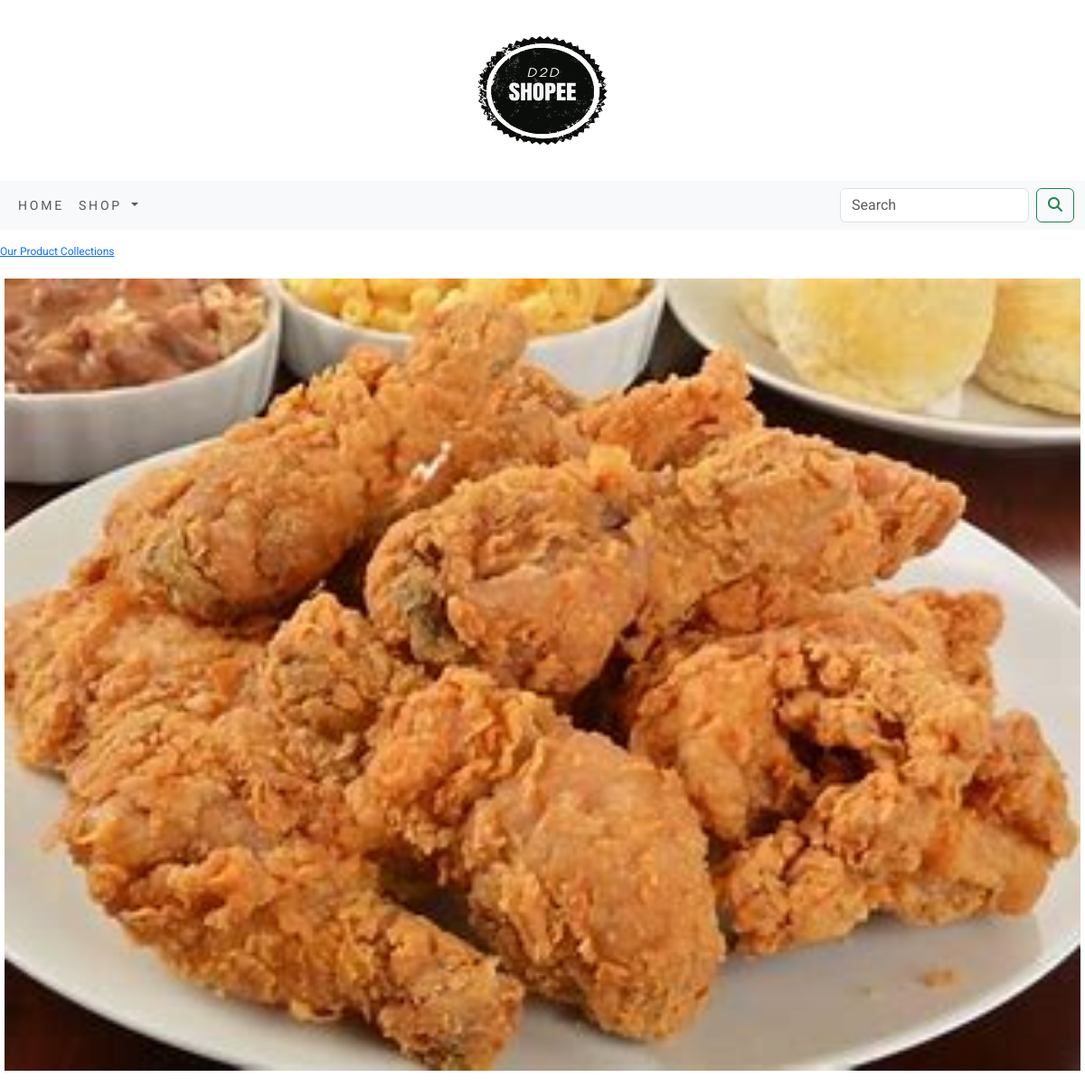
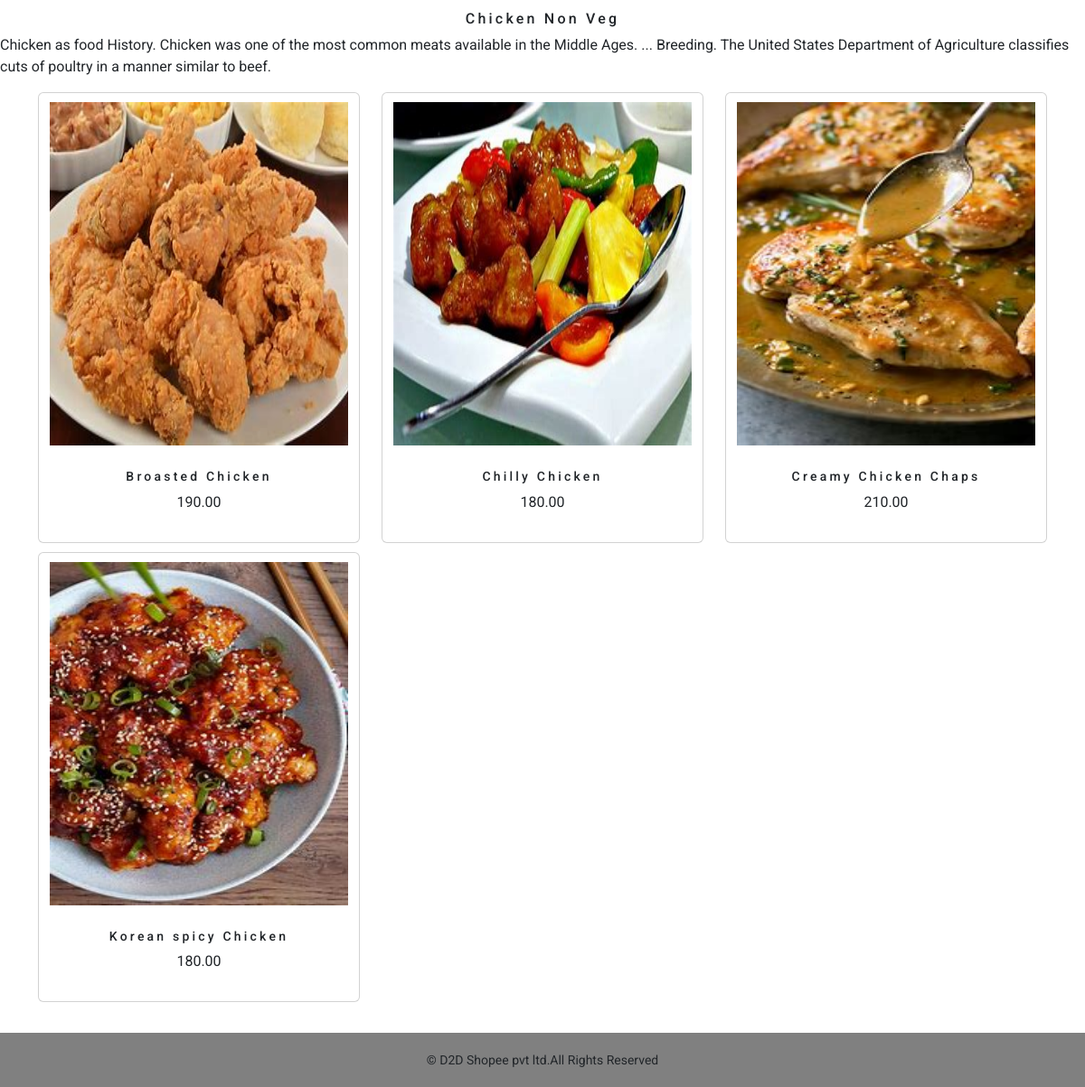
Page /chicken-non-veg on the committed database (2 pictures, top to bottom).
### E_shop/models.py (models this page shows, shortened)
class Category(models.Model):
    name=models.CharField(max_length=250,unique=True)
    slug=models.SlugField(max_length=250,unique=True)
    description=models.TextField(blank=True)
    image=models.ImageField(upload_to='category',blank=True)
    class Meta:
        ordering=('name',)
        verbose_name='category'
        verbose_name_plural='categories'
    def get_url(self):
        return reverse('E_shop:products_by_category', args=[self.slug])

class Product(models.Model):
    name=models.CharField(max_length=250,unique=True)
    slug=models.SlugField(max_length=250,unique=True)
    description=models.TextField(blank=True)
    price=models.DecimalField(max_digits=10,decimal_places=2)
    category=models.ForeignKey(Category,on_delete=models.CASCADE)
    image = models.ImageField(upload_to='product', blank=True)
    stock=models.IntegerField()
    available=models.BooleanField(default=True)
    created=models.DateTimeField(auto_now_add=True)
    updated=models.DateTimeField(auto_now=True)
    def get_url(self):
        return reverse("E_shop:prodCatDetail",args=[self.category.slug,self.slug])
    class Meta:
        ordering=('name',)
        verbose_name='product'
        verbose_name_plural='products'

### E_shop/views.py (the view)
# urls.py: path('', views.allProdCat,name='allProdCat'),
def allProdCat(request,c_slug=None):
    c_page=None
    products_list=None
    if c_slug!=None:
        c_page=get_object_or_404(Category,slug=c_slug)
        products_list=Product.objects.all().filter(category=c_page,available=True)
    else:
        products_list=Product.objects.all().filter(available=True)
    paginator=Paginator(products_list,6)
    try:
        page=int(request.GET.get('page','1'))
    except:
        page=1
    try:
        products=paginator.page(page)
    except (EmptyPage,InvalidPage):
        products=paginator.page(paginator.num_pages)
    return render(request,'category.html',{'category':c_page,'products':products})

### E_shop/context_processors.py (called while the page is built)
def menu_links(request):
    links=Category.objects.all()
    return dict(links=links)

### cart/context_processors.py (called while the page is built)
def counter(request):
    item_count=0
    if 'admin' in request.path:
        return {}
    else:
        try:
            cart=Cart.objects.filter(cart_id=_cart_id(request))
            cart_items=CartItem.objects.all().filter(cart=cart[:1])
            for cart_item in cart_items:
                item_count += cart_item.quantity
        except Cart.DoesNotExist:
            item_count=0
    return dict(item_count=item_count)

### cart/views.py (called while the page is built)
def _cart_id(request):
    cart=request.session.session_key
    if not cart:
        cart=request.session.create()
    return  cart

### templates/category.html (shortened to what this page needs)
{% extends 'base.html' %}
{% load static %}
{% block content %}
  {% if category %}
    <div>
      <div class="row my_row_class">
          <div class="mx_auto">
              <p><a href="{% url 'E_shop:allProdCat' %}">Our Product Collections</a></p>
          </div>
      </div>
    </div>
  {% endif %}
<div class="mx_auto">
  {% if category %}
      <img class="my_image" src="{{category.image.url}}" alt="{{category.name}}">
</div>
   <br>
<div>
    <h1 class="text-center my_title">{{category.name}}</h1>
    <p class="text-justify">{{category.description}}</p>
</div>
{% endif %}
<div class="container">
    <div class="row mx_auto">
        {% for product in products.object_list %}
        <div class="my_bottom_margin col-9 col-sm-12 col-md-4 xol-lg-4">
            <div class="card text-center "  >
                <a href="{{product.get_url}}"><img class="card-img-top my_image"  src="{{product.image.url}}" alt="{{product.name}}" style="height:400px;width:350px;padding:10px;"></a>
            <div class="card-body">
                <h4>{{product.name}}</h4>
                <p>{{product.price}}</p>
            </div>
            </div>
        </div>
        {% endfor %}
    </div>
    <br>
</div>
{% endblock %}

### static/css/custom.css (style rules this page uses)
body { font-family: 'Roboto', sans-serif; }
.my_row_class { padding-top:15px; }
.my_row_class .mx_auto { color:#000; font-size:12px; }
.my_image { width:100%; padding:5px; }
.my_title { font-size:16px; text_transform:uppercase; letter-spacing:0.2rem; }
.my_bottom_margin { margin-bottom:10px; }
.card-body h4 { font-size:14px; text_transform:uppercase; letter-spacing:0.2rem; }

### rows in the picture
Category: image (picture), name "Chicken Non Veg", description "Chicken as food History. Chicken was one of the most common meats available in the Middle Ages. ... Breeding. The United States Department of Agriculture classifies cuts of poultry in a manner similar to beef."
Product: image (picture), name "Broasted Chicken", price "190.00"
Product: image (picture), name "Chilly Chicken", price "180.00"
Product: image (picture), name "Creamy Chicken Chaps", price "210.00"
Product: image (picture), name "Korean spicy Chicken", price "180.00"
